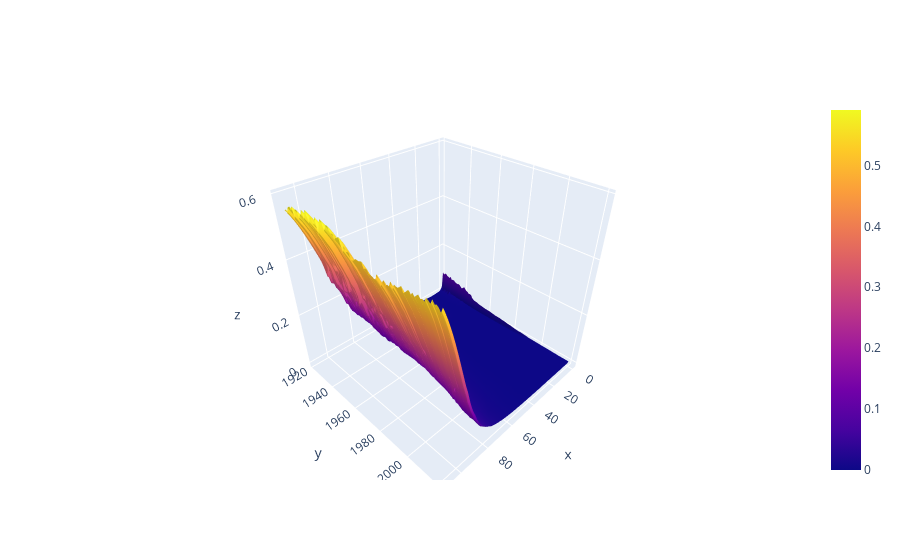

Notebook code for this chart:
### Code cell
import plotly.offline as pyo
import plotly.graph_objs as go
import pandas as pd
from scipy.interpolate import griddata
import numpy as np

df = pd.read_csv('https://raw.githubusercontent.com/christopherpaine/MDD/main/Mortality_tables/HMD_UK_males_1x1.csv',header=0)
x, y, z = (np.array(df[df['Age']!='110+'][col], 
                    dtype=float) for col in ['Age', 'Year', 'qx'])
xi, yi = np.linspace(x.min(), x.max(), 100), np.linspace(y.min(), y.max(), 100)
X, Y = np.meshgrid(xi, yi)
Z = griddata((x,y),z,(X,Y), method='cubic')
fig = go.Figure(go.Surface(x=xi, y=yi, z=Z), 
                layout=dict(scene=dict(yaxis_type="log")))
fig.show()
